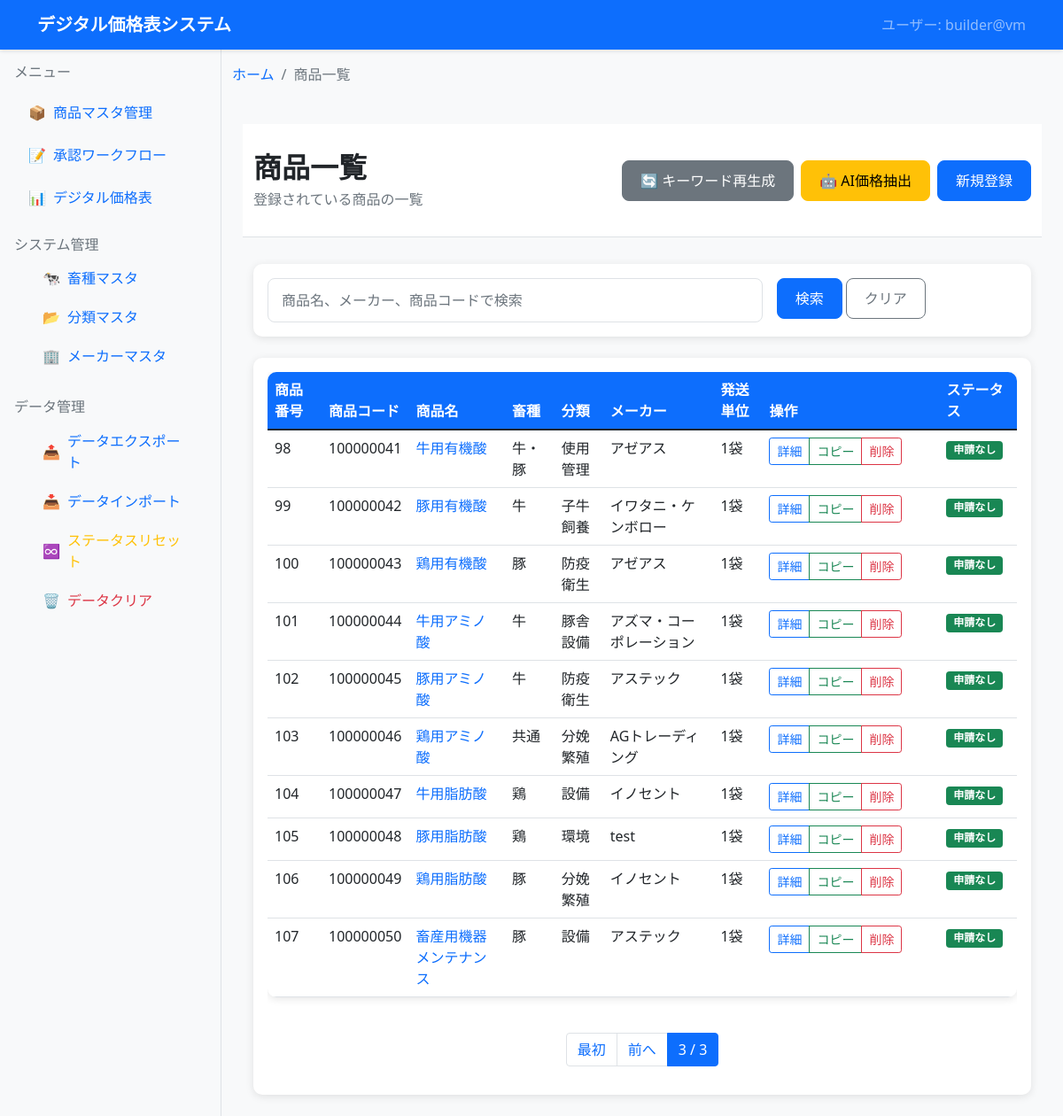
The app's page /products/?page=105, older data.
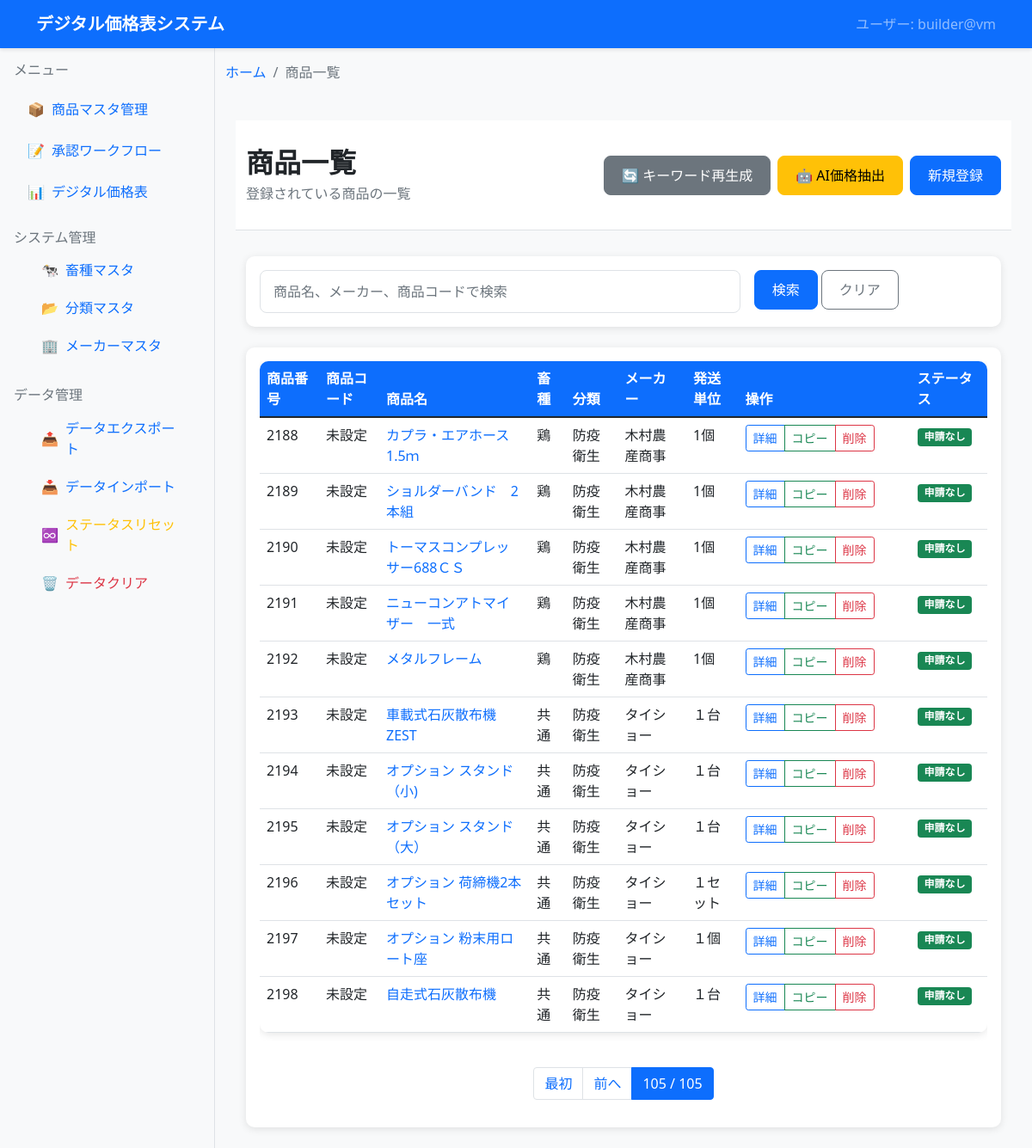
The same page, newer data.
### dashboard/products_master/models.py (models this page shows, shortened)
class Product(models.Model):
    product_code = models.CharField('商品コード', max_length=50, blank=True, null=True, help_text='ユーザー管理用の商品コード')
    livestock_type = models.ForeignKey(LivestockType, on_delete=models.SET_NULL, verbose_name='畜種', blank=True, null=True)
    category = models.ForeignKey(Category, on_delete=models.SET_NULL, verbose_name='分類', blank=True, null=True)
    manufacturer = models.ForeignKey(Manufacturer, on_delete=models.SET_NULL, verbose_name='メーカー', blank=True, null=True)
    product_name = models.CharField('商品名', max_length=200)
    model_number = models.CharField('型式', max_length=100, blank=True, null=True)
    specification = models.CharField('規格', max_length=100, blank=True, null=True)
    shipping_unit = models.CharField('発送単位', max_length=50, blank=True, null=True)
    shipping_fee = models.CharField('送料', max_length=100, blank=True, null=True)
    remarks = models.TextField('備考', blank=True, null=True)
    sort_num = models.IntegerField('表示順序', default=0, help_text='畜種・分類・メーカー内での連番')
    bigram_keywords = models.TextField('2-gramキーワード', blank=True, null=True, help_text='JSON形式の2-gramキーワードリスト')
    applicant = models.CharField('申請者', max_length=100, blank=True, null=True)
    status = models.CharField('ステータス', max_length=20, default='', choices=[('', '申請なし'), ('申請中', '申請中')])
    approver = models.CharField('承認者', max_length=100, blank=True, null=True)
    is_active = models.BooleanField('有効', default=True, help_text='無効にすると論理削除されます')
    deleted_at = models.DateTimeField('削除日時', null=True, blank=True)
    created_at = models.DateTimeField('作成日時', auto_now_add=True)
    updated_at = models.DateTimeField('更新日時', auto_now=True)
    objects = models.Manager()  # デフォルトマネージャー（全て）
    active_objects = ActiveProductManager()  # 有効な商品のみ
    class Meta:
        verbose_name = '商品マスタ'
        verbose_name_plural = '商品マスタ'
        ordering = ['pk']

class LivestockType(models.Model):
    name = models.CharField('畜種名', max_length=50, unique=True)
    sort_order = models.IntegerField('表示順', default=0)
    is_active = models.BooleanField('有効', default=True)
    created_at = models.DateTimeField('作成日時', auto_now_add=True)
    updated_at = models.DateTimeField('更新日時', auto_now=True)
    class Meta:
        verbose_name = '畜種マスタ'
        verbose_name_plural = '畜種マスタ'
        ordering = ['sort_order', 'name']
    def __str__(self):
        return self.name

class Category(models.Model):
    name = models.CharField('分類名', max_length=100, unique=True)
    sort_order = models.IntegerField('表示順', default=0)
    is_active = models.BooleanField('有効', default=True)
    created_at = models.DateTimeField('作成日時', auto_now_add=True)
    updated_at = models.DateTimeField('更新日時', auto_now=True)
    class Meta:
        verbose_name = '分類マスタ'
        verbose_name_plural = '分類マスタ'
        ordering = ['sort_order', 'name']
    def __str__(self):
        return self.name

class Manufacturer(models.Model):
    name = models.CharField('メーカー名', max_length=200, unique=True)
    is_active = models.BooleanField('有効', default=True)
    created_at = models.DateTimeField('作成日時', auto_now_add=True)
    updated_at = models.DateTimeField('更新日時', auto_now=True)
    class Meta:
        verbose_name = 'メーカーマスタ'
        verbose_name_plural = 'メーカーマスタ'
        ordering = ['name']
    def __str__(self):
        return self.name

### dashboard/products_master/product_list/product_list_views.py (the view)
# urls.py: path('', list_views.product_list, name='product_list'),
def product_list(request):
    search_query = request.GET.get('search', '')
    products = Product.active_objects.all()
    if search_query:
        products = products.filter(
            Q(product_name__icontains=search_query) |
            Q(manufacturer__icontains=search_query) |
            Q(product_code__icontains=search_query)
        )
    products = products.order_by('pk')
    paginator = Paginator(products, 20)  # 20件ずつ表示
    page_number = request.GET.get('page')
    page_obj = paginator.get_page(page_number)
    context = {
        'current_user': get_current_user(),
        'page_obj': page_obj,
        'search_query': search_query,
        'breadcrumbs': get_breadcrumbs('product_list')
    }
    return render(request, 'products_master/product_list.html', context)

### dashboard/products_master/models.py (called while the page is built)
    def get_queryset(self):
        return super().get_queryset().filter(is_active=True)

### digital_pricelist_system/utils.py (called while the page is built)
def get_current_user():
    try:
        username = getpass.getuser()
        hostname = socket.gethostname()
        return f"{username}@{hostname}"
    except Exception as e:
        print(f"ユーザ情報取得エラー: {e}")
        return "unknown@unknown"

### templates/products_master/product_list.html (shortened to what the changed rows need)
{% extends 'base.html' %}
{% block breadcrumb %}
    {% include 'components/breadcrumb.html' with breadcrumbs=breadcrumbs %}
{% endblock %}
{% block content %}
    {% url 'products_master:ai_extract' as ai_extract_url %}
    {% include 'components/page_header.html' with page_title="商品一覧" page_subtitle="登録されている商品の一覧" header_actions='<button onclick="regenerateKeywords()" class="btn btn-secondary me-2">🔄 キーワード再生成</button><a href="'|add:ai_extract_url|add:'" class="btn btn-warning me-2">🤖 AI価格抽出</a><a href="/products/new/" class="btn btn-primary">新規登録</a>' %}
    <div class="container">
        <div class="card">
            <div class="card-body">
                {% if page_obj %}
                    <div class="table-responsive">
                        <table class="table table-hover">
                            <thead>
                                <tr>
                                    <th>商品番号</th>
                                    <th>商品コード</th>
                                    <th>商品名</th>
                                    <th>畜種</th>
                                    <th>分類</th>
                                    <th>メーカー</th>
                                    <th>発送単位</th>
                                    <th>操作</th>
                                    <th>ステータス</th>
                                </tr>
                            </thead>
                            <tbody>
                                {% for product in page_obj %}
                                    <tr>
                                        <td>{{ product.pk }}</td>
                                        <td>{{ product.product_code|default:"未設定" }}</td>
                                        <td>
                                            <a href="{% url 'products_master:product_detail' product.pk %}" class="text-decoration-none">
                                                {{ product.product_name }}
                                            </a>
                                        </td>
                                        <td>{{ product.livestock_type|default:"-" }}</td>
                                        <td>{{ product.category|default:"-" }}</td>
                                        <td>{{ product.manufacturer|default:"-" }}</td>
                                        <td>{{ product.shipping_unit|default:"-" }}</td>
                                        <td style="white-space: nowrap; min-width: 200px;">
                                            <div class="btn-group btn-group-sm">
                                                <a href="{% url 'products_master:product_detail' product.pk %}" class="btn btn-outline-primary">詳細</a>
                                                <a href="{% url 'products_master:product_copy' product.pk %}" class="btn btn-outline-success">コピー</a>
                                                <a href="{% url 'products_master:product_delete' product.pk %}" class="btn btn-outline-danger">削除</a>
                                            </div>
                                        </td>
                                        <td>
                                            {% if product.status and product.status != '' %}
                                                <span class="badge bg-warning">申請中</span>
                                            {% else %}
                                                <span class="badge bg-success">申請なし</span>
                                            {% endif %}
                                        </td>
                                    </tr>
                                {% endfor %}
                            </tbody>
                        </table>
                    </div>
                    {% if page_obj.has_other_pages %}
                        <nav aria-label="商品一覧ページネーション" class="mt-4">
                            <ul class="pagination justify-content-center">
                                {% if page_obj.has_previous %}
                                    <li class="page-item">
                                        <a class="page-link" href="?page=1">最初</a>
                                    </li>
                                    <li class="page-item">
                                        <a class="page-link" href="?page={{ page_obj.previous_page_number }}">前へ</a>
                                    </li>
                                {% endif %}
                                <li class="page-item active">
                                    <span class="page-link">
                                        {{ page_obj.number }} / {{ page_obj.paginator.num_pages }}
                                    </span>
                                </li>
                            </ul>
                        </nav>
                    {% endif %}
                {% endif %}
            </div>
        </div>
    </div>
    {% load static %}
{% endblock %}

Row changes from the older to the newer data that the page shows:
removed Product: pk "98", product_code "100000041", product_name "牛用有機酸", livestock_type "牛・豚", category "使用管理", manufacturer "アゼアス", shipping_unit "1袋", status "申請なし"
removed Product: pk "99", product_code "100000042", product_name "豚用有機酸", livestock_type "牛", category "子牛飼養", manufacturer "イワタニ・ケンボロー", shipping_unit "1袋", status "申請なし"
removed Product: pk "100", product_code "100000043", product_name "鶏用有機酸", livestock_type "豚", category "防疫衛生", manufacturer "アゼアス", shipping_unit "1袋", status "申請なし"
removed Product: pk "101", product_code "100000044", product_name "牛用アミノ酸", livestock_type "牛", category "豚舎設備", manufacturer "アズマ・コーポレーション", shipping_unit "1袋", status "申請なし"
removed Product: pk "102", product_code "100000045", product_name "豚用アミノ酸", livestock_type "牛", category "防疫衛生", manufacturer "アステック", shipping_unit "1袋", status "申請なし"
removed Product: pk "103", product_code "100000046", product_name "鶏用アミノ酸", livestock_type "共通", category "分娩繁殖", manufacturer "AGトレーディング", shipping_unit "1袋", status "申請なし"
removed Product: pk "104", product_code "100000047", product_name "牛用脂肪酸", livestock_type "鶏", category "設備", manufacturer "イノセント", shipping_unit "1袋", status "申請なし"
removed Product: pk "105", product_code "100000048", product_name "豚用脂肪酸", livestock_type "鶏", category "環境", manufacturer "test", shipping_unit "1袋", status "申請なし"
removed Product: pk "106", product_code "100000049", product_name "鶏用脂肪酸", livestock_type "豚", category "分娩繁殖", manufacturer "イノセント", shipping_unit "1袋", status "申請なし"
removed Product: pk "107", product_code "100000050", product_name "畜産用機器メンテナンス", livestock_type "豚", category "設備", manufacturer "アステック", shipping_unit "1袋", status "申請なし"
added Product: pk "2188", product_code "未設定", product_name "カプラ・エアホース 1.5ｍ", livestock_type "鶏", category "防疫衛生", manufacturer "木村農産商事", shipping_unit "1個", status "申請なし"
added Product: pk "2189", product_code "未設定", product_name "ショルダーバンド 2本組", livestock_type "鶏", category "防疫衛生", manufacturer "木村農産商事", shipping_unit "1個", status "申請なし"
added Product: pk "2190", product_code "未設定", product_name "トーマスコンプレッサー688ＣＳ", livestock_type "鶏", category "防疫衛生", manufacturer "木村農産商事", shipping_unit "1個", status "申請なし"
added Product: pk "2191", product_code "未設定", product_name "ニューコンアトマイザー 一式", livestock_type "鶏", category "防疫衛生", manufacturer "木村農産商事", shipping_unit "1個", status "申請なし"
added Product: pk "2192", product_code "未設定", product_name "メタルフレーム", livestock_type "鶏", category "防疫衛生", manufacturer "木村農産商事", shipping_unit "1個", status "申請なし"
added Product: pk "2193", product_code "未設定", product_name "車載式石灰散布機 ZEST", livestock_type "共通", category "防疫衛生", manufacturer "タイショー", shipping_unit "１台", status "申請なし"
added Product: pk "2194", product_code "未設定", product_name "オプション スタンド（小)", livestock_type "共通", category "防疫衛生", manufacturer "タイショー", shipping_unit "１台", status "申請なし"
added Product: pk "2195", product_code "未設定", product_name "オプション スタンド（大）", livestock_type "共通", category "防疫衛生", manufacturer "タイショー", shipping_unit "１台", status "申請なし"
added Product: pk "2196", product_code "未設定", product_name "オプション 荷締機2本セット", livestock_type "共通", category "防疫衛生", manufacturer "タイショー", shipping_unit "１セット", status "申請なし"
added Product: pk "2197", product_code "未設定", product_name "オプション 粉末用ロート座", livestock_type "共通", category "防疫衛生", manufacturer "タイショー", shipping_unit "１個", status "申請なし"
added Product: pk "2198", product_code "未設定", product_name "自走式石灰散布機", livestock_type "共通", category "防疫衛生", manufacturer "タイショー", shipping_unit "１台", status "申請なし"
Text that changed along with them:
{{ page_obj.number }}: "3" → "105"
{{ page_obj.paginator.num_pages }}: "3" → "105"
